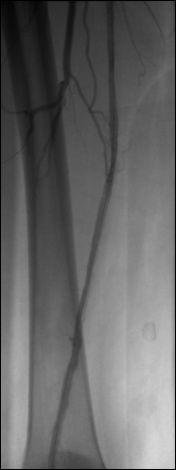
#> input picture live.jpg, 176 x 470 px, found by its file name
$ jupyter execute L5_1_Image_Subtraction.ipynb   (shell and % lines are left out)
#> lines starting #> are read from the running program, lines starting #| are printed output that depends on the picture; after the words box and inside, x2 and y2 are one past the last pixel; in counts of white or black regions, pixels touching at a corner belong together
<a href="https://colab.research.google.com/github/Quang-Nguyen-Van/MSE_Image-Video-Processing/blob/main/L5_1_Image_Subtraction.ipynb" target="_parent"></a>

[cell 1]
# Load data from google drive into the runtime.

[cell 2]
from google.colab.patches import cv2_imshow
import cv2
import numpy as np

data_path = '/content/data/'

[cell 3]
# Load images
Img1 = cv2.imread(data_path + 'live.jpg')
#> Img1 is the input picture: shape (470, 176, 3); min 0, max 218, mean 101.4
Img2 = cv2.imread(data_path + 'mask.jpg')
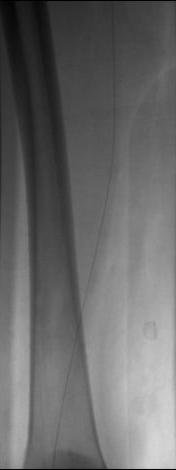
#> input picture mask.jpg, 176 x 470 px, found by its file name
#> Img2 is the input picture: shape (470, 176, 3); min 0, max 215, mean 104.6

# Convert to gray scale
gray_Img1 = cv2.cvtColor(Img1, cv2.COLOR_BGR2GRAY)
gray_Img2 = cv2.cvtColor(Img2, cv2.COLOR_BGR2GRAY)

# Calculate the difference between two images
imgDiff = cv2.absdiff(gray_Img1, gray_Img2)
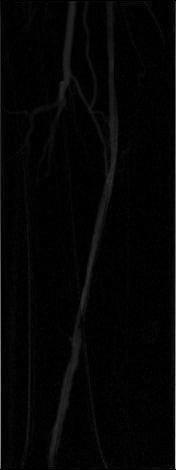
#> imgDiff: shape (470, 176); min 0, max 195, mean 4.9
_, threshold = cv2.threshold(imgDiff, 5, 255, cv2.THRESH_BINARY)
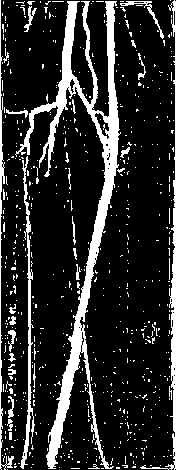
#> threshold: shape (470, 176); 16.9% white; 661 white regions (631 under 20 px), largest, box (x1, y1, x2, y2) and area: (15, 1, 121, 469) 7621, (140, 0, 176, 470) 1352, (20, 156, 35, 469) 1021

gamma = 2.0
diffContrasted = np.power(imgDiff, gamma)
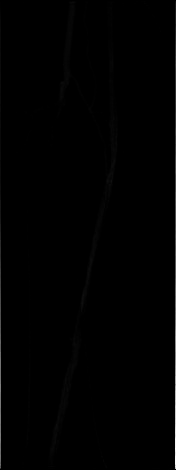
#> diffContrasted: shape (470, 176) float64; min 0, max 38025, mean 184; drawn with min black and max white

# Show images
horizontal_concate = np.concatenate((gray_Img1, gray_Img2, diffContrasted), axis=1)
cv2_imshow(horizontal_concate)

# Save image
cv2.imwrite('diffContrasted.jpg', diffContrasted)
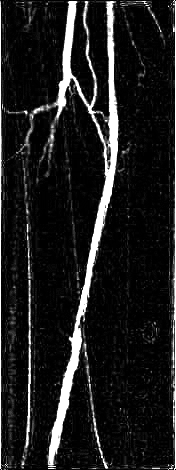
#> saved as diffContrasted.jpg: shape (470, 176); min 0, max 255, mean 29.6
#> Out = True
